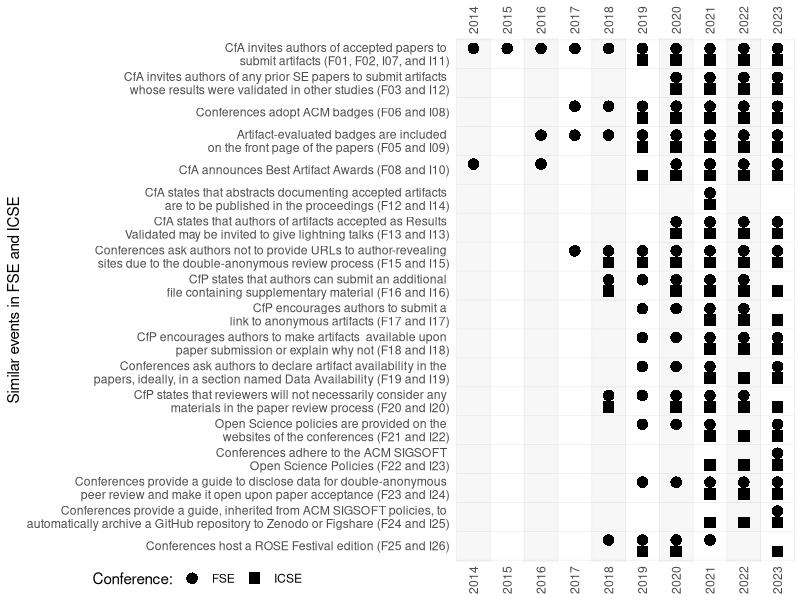

The R source for this figure:
# ICSE and FSE Timeline

required_packages <- c("ggplot2", "readxl", "rstudioapi", "dplyr")

installed_packages <- rownames(installed.packages())
for (pkg in required_packages) {
  if (!(pkg %in% installed_packages)) {
    install.packages(pkg)
  }
}

library(ggplot2)
library(readxl)
library(dplyr)

find_root <- function() {
  current <- getwd()
  
  while (TRUE) {
    if (dir.exists(file.path(current, "processed-data"))) {
      return(current)
    }
    
    parent <- dirname(current)
    if (parent == current) {
      stop("Could not find project root directory.")
    }
    
    current <- parent
  }
}

setwd(find_root())

df <- read_excel("processed-data/dataset.xlsx", sheet = "ICSEFSETimelineData")

df_expanded <- df %>%
  rowwise() %>%
  mutate(Year = strsplit(as.character(Year), ",")) %>%
  tidyr::unnest(cols = c(Year)) %>%
  mutate(Year = as.numeric(Year))

df_expanded$EventFactor <- factor(df_expanded$Event, levels = rev(unique(df_expanded$Event)))
df_expanded$EventNumeric <- as.numeric(df_expanded$EventFactor)


min_year <- min(df_expanded$Year)
max_year <- max(df_expanded$Year)

year_breaks <- seq(min_year, max_year, 1)

bg_data <- data.frame(
  xmin = year_breaks - 0.5,
  xmax = year_breaks + 0.5,
  fill = factor((year_breaks - min_year) %% 2)
)

p <- ggplot(df_expanded, aes(x = Year, y = EventNumeric, shape = Conference)) +
  
  geom_rect(
    data = bg_data,
    aes(xmin = xmin, xmax = xmax, ymin = -Inf, ymax = Inf, fill = fill),
    inherit.aes = FALSE,
    alpha = 0.15,
    color = NA
  ) +
  scale_fill_manual(values = c("gray80", "white")) +
  guides(fill = "none") +
  

geom_point(
  aes(y = EventNumeric + ifelse(Conference == "FSE", 0.2, -0.2)),
  size = 3.6,
  color = "black"
) +
  
  scale_shape_manual(values = c(16, 15)) +
  
  scale_y_continuous(
    breaks = sort(unique(df_expanded$EventNumeric)),
    labels = levels(df_expanded$EventFactor),
    expand = c(0.02, 0.02)
  ) +
  
  scale_x_continuous(
    breaks = year_breaks,
    limits = c(min_year - 0.5, max_year + 0.5),
    expand = c(0, 0),
    sec.axis = dup_axis(name = "")
  ) +
  
  theme_minimal() +
  theme(
    axis.text.x.bottom = element_text(angle = 90, hjust = 1,
                                      margin = margin(t = 0), vjust = 0.5),
    axis.text.x.top    = element_text(angle = 90, hjust = 0,
                                      margin = margin(b = 0), vjust = 0.5),
    panel.grid.major.x = element_blank(),
    panel.grid.major.y = element_blank(),
    legend.position = c(-1.10, -0.068),
    legend.justification = c("left", "bottom"),
    legend.direction = "horizontal",
    plot.background = element_rect(fill = "white", color = "white"),
    plot.margin = margin(t = -10, r = 4, b = -10, l = 5)
  ) +
  labs(
    x = "",
    y = "Similar events in FSE and ICSE",
    shape = "Conference:"
  )


if (!dir.exists("outputs")) {
  dir.create("outputs")
}


#ggsave("outputs/F04-ICSEFSE-timeline.jpg", plot = p, width = 6.6, height = 7.7, dpi = 300)
ggsave("outputs/F04-ICSEFSE-timeline.pdf", plot = p, width = 7.6, height = 7.3)

getwd()
